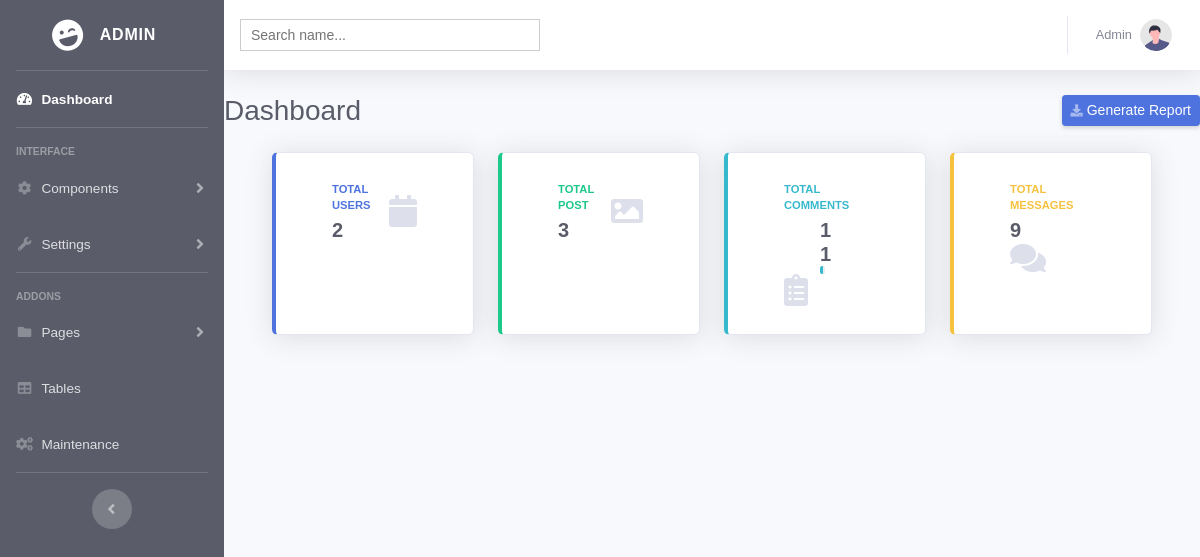
The page /admin/contact.php on the database as committed earlier.
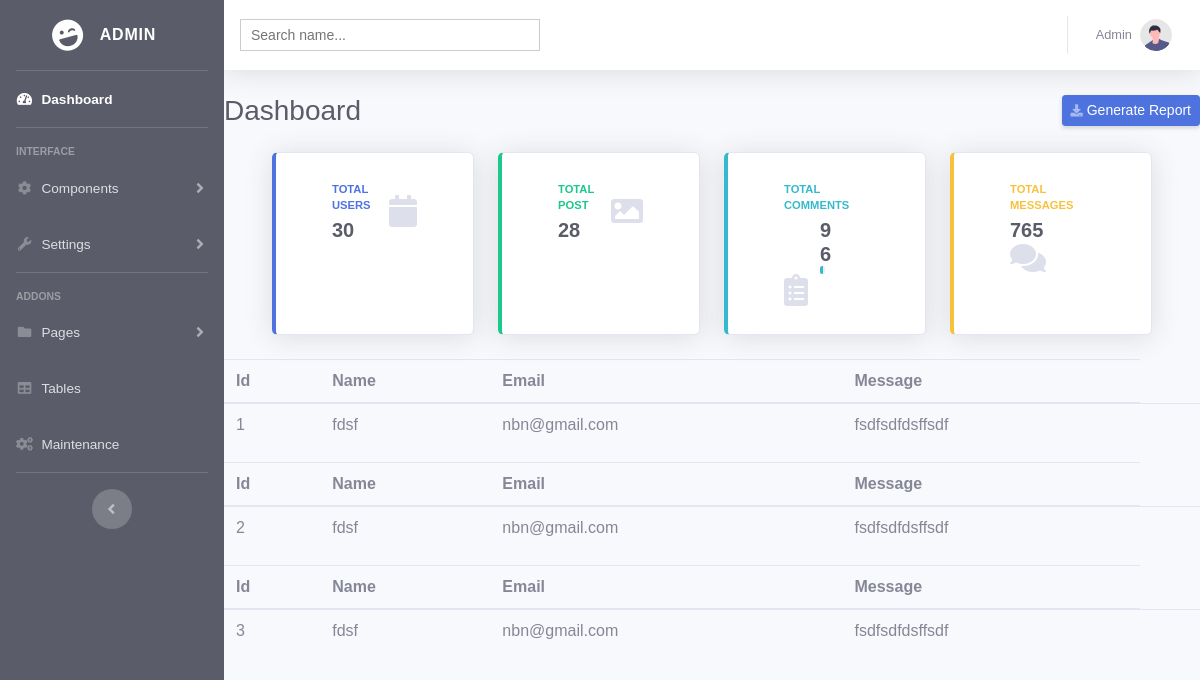
The same page on the database as committed later.
### tables this page shows
CREATE TABLE `contact` (
  `id` int(10) NOT NULL,
  `name` varchar(50) NOT NULL,
  `email` varchar(50) NOT NULL,
  `message` varchar(100) NOT NULL
);

### admin/include/contact.php (the view, shortened to what this page needs)
<?php
include_once 'model/db.php';
$sql = "SELECT id,name, email,message FROM contact";
$result = $connect->query($sql);
if ($result->num_rows > 0) {
  while($row = $result->fetch_assoc()) {
?>
<!DOCTYPE html>
<html lang="en">
<head>
</head>
<body>
<table class="table">
  <thead>
    <tr>
      <th scope="col"> Id </th>
      <th scope="col">Name</th>
      <th scope="col">Email</th>
      <th scope="col">Message</th>
    </tr>
  </thead>
  <tbody>
    <tr>
      <td> <?php echo "".$row['id']."" ?> </td>
      <td><?php echo  "".$row['name']."" ?></td>
      <td><?php echo "".$row['email']."" ?></td>
      <td><?php echo "".$row['message']."" ?></td>
      <td>  </td>
    </tr>
  </tbody>
</table>
  </body>
  </html>
<?php
  }
}
?>

### admin/header.php (shortened to what this page needs)
<head>
    <link href="resources/vendor/fontawesome-free/css/all.min.css" rel="stylesheet" type="text/css">
    <link href="resources/css/sb-admin-2.min.css" rel="stylesheet">
</head>

### admin/contact.php (shortened to what this page needs)
<?php
include 'model/db.php'
?>
<?php
include 'header.php';
?>
<!DOCTYPE html>
<html lang="en">
<body id="page-top">
    <div id="wrapper">
       <?php include 'include/sidebar.php' ?>
        <div id="content-wrapper" class="d-flex flex-column">
            <div id="content">
                <?php include 'include/nav.php' ?>
                <?php include 'include/analytics.php' ?>
                <?php include 'include/contact.php' ?>
            </div>
        </div>
    </div>
</body>
</html>

### admin/include/sidebar.php (shortened to what this page needs)
<?php include 'header.php'  ?>
<ul class="navbar-nav bg-dark sidebar sidebar-dark accordion" id="accordionSidebar">
    <a class="sidebar-brand d-flex align-items-center justify-content-center" href="index.php">
        <div class="sidebar-brand-icon rotate-n-15">
            <i class="fas fa-laugh-wink"></i>
        </div>
        <div class="sidebar-brand-text mx-3">Admin</div>
    </a>
    <hr class="sidebar-divider my-0" />
    <li class="nav-item active">
        <a class="nav-link" href="">
            <i class="fas fa-fw fa-tachometer-alt"></i>
            <span>Dashboard</span></a>
    </li>
    <hr class="sidebar-divider" />
    <div class="sidebar-heading">Interface</div>
    <li class="nav-item">
        <a class="nav-link collapsed" href="#" data-toggle="collapse" data-target="#collapseTwo" aria-expanded="true"
            aria-controls="collapseTwo">
            <i class="fas fa-fw fa-cog"></i>
            <span>Components</span>
        </a>
    </li>
    <li class="nav-item">
        <a class="nav-link collapsed" href="#" data-toggle="collapse" data-target="#collapseUtilities"
            aria-expanded="true" aria-controls="collapseUtilities">
            <i class="fas fa-fw fa-wrench"></i>
            <span>Settings</span>
        </a>
    </li>
    <hr class="sidebar-divider" />
    <div class="sidebar-heading">Addons</div>
    <li class="nav-item">
        <a class="nav-link collapsed" href="#" data-toggle="collapse" data-target="#collapsePages" aria-expanded="true"
            aria-controls="collapsePages">
            <i class="fas fa-fw fa-folder"></i>
            <span>Pages</span>
        </a>
    </li>
    <li class="nav-item">
        <a class="nav-link" href="tables.html">
            <i class="fas fa-fw fa-table"></i>
            <span>Tables</span></a>
    </li>
    <li class="nav-item">
        <a class="nav-link" href="maintenance.php">
            <i class="fa fa-cogs"></i>
            <span>Maintenance</span></a>
    </li>
    <hr class="sidebar-divider d-none d-md-block" />
    <div class="text-center d-none d-md-inline">
        <button class="rounded-circle border-0" id="sidebarToggle"></button>
    </div>
</ul>

### admin/include/nav.php (shortened to what this page needs)
<?php include 'header.php' ?>
<nav
  class="navbar navbar-expand navbar-light bg-white topbar mb-4 static-top shadow"
>
  <?php include 'pages/search.php'; ?>
  <ul class="navbar-nav ml-auto">
    <li class="nav-item dropdown no-arrow">
      <a
        class="nav-link dropdown-toggle"
        href="#"
        id="userDropdown"
        role="button"
        data-toggle="dropdown"
        aria-haspopup="true"
        aria-expanded="false"
      >
        <span class="mr-2 d-none d-lg-inline text-gray-600 small"
          >Admin</span
        >
        <img class="img-profile rounded-circle" src="../resources/img/undraw_profile.svg" />
      </a>
    </li>
  </ul>
</nav>

### admin/pages/search.php (shortened to what this page needs)
<!DOCTYPE html>
<html lang="en">
<head>
</head>
<body>
    <div class="search-box">
        <input type="text" autocomplete="off" placeholder="Search name..." />
    </div>
</body>
</html>

### admin/include/analytics.php
<div class="d-sm-flex align-items-center justify-content-between mb-4">
        <h1 class="h3 mb-0 text-gray-800">Dashboard</h1>
        <a href="#" class="d-none d-sm-inline-block btn btn-sm btn-primary shadow-sm"><i
                class="fas fa-download fa-sm text-white-50"></i> Generate Report</a>
    </div>
<div class="row">
<div class="col-xl-3 col-md-6 mb-4">
    <div class="card border-left-primary shadow h-100 py-2">
        <div class="card-body">
            <div class="row no-gutters align-items-center">
                <div class="col mr-2">
                    <div class="text-xs font-weight-bold text-primary text-uppercase mb-1">
                        Total Users</div>
                    <div class="h5 mb-0 font-weight-bold text-gray-800">
                        <?php
                                      $sql = "SELECT * from users";
                                      if ($result = mysqli_query($connect, $sql)) {
                                      $rowcount = mysqli_num_rows( $result );
                                      printf( $rowcount);
                                  }
                                        ?>
                    </div>
                </div>
                <div class="col-auto">
                    <i class="fas fa-calendar fa-2x text-gray-300"></i>
                </div>
            </div>
        </div>
    </div>
</div>
<div class="col-xl-3 col-md-6 mb-4">
    <div class="card border-left-success shadow h-100 py-2">
        <div class="card-body">
            <div class="row no-gutters align-items-center">
                <div class="col mr-2">
                    <div class="text-xs font-weight-bold text-success text-uppercase mb-1">
                        Total Post</div>
                    <div class="h5 mb-0 font-weight-bold text-gray-800">
                        <?php
                                    $sql = "SELECT * from images ";
                                    if ($result = mysqli_query($connect, $sql)) {
                                    $rowcount = mysqli_num_rows( $result );
                                    printf( $rowcount);
                                }
                                    ?>
                    </div>
                </div>
                <div class="col-auto">
                    <i class="fas fa-image fa-2x  text-gray-300"></i>
                </div>
            </div>
        </div>
    </div>
</div>
<div class="col-xl-3 col-md-6 mb-4">
    <div class="card border-left-info shadow h-100 py-2">
        <div class="card-body">
            <div class="row no-gutters align-items-center">
                <div class="col mr-2">
                    <div class="text-xs font-weight-bold text-info text-uppercase mb-1">Total Comments
                    </div>
                    <div class="row no-gutters align-items-center">
                        <div class="col-auto">
                            <div class="h5 mb-0 mr-3 font-weight-bold text-gray-800">
                                <?php
                                                $sql="SELECT * From  comment";
                                                $result =mysqli_query($connect,$sql);
                                                if ($rowcount=mysqli_num_rows($result)){
                                                printf( $rowcount);
                                                }
                                                ?>
                            </div>
                        </div>
                        <div class="col">
                            <div class="progress progress-sm mr-2">
                                <div class="progress-bar bg-info" role="progressbar" style="width: 50%"
                                    aria-valuenow="50" aria-valuemin="0" aria-valuemax="100"></div>
                            </div>
                        </div>
                    </div>
                </div>
                <div class="col-auto">
                    <i class="fas fa-clipboard-list fa-2x text-gray-300"></i>
                </div>
            </div>
        </div>
    </div>
</div>
<div class="col-xl-3 col-md-6 mb-4">
    <div class="card border-left-warning shadow h-100 py-2">
        <div class="card-body">
            <div class="row no-gutters align-items-center">
                <div class="col mr-2">
                    <div class="text-xs font-weight-bold text-warning text-uppercase mb-1">
                        Total Messages</div>
                    <div class="h5 mb-0 font-weight-bold text-gray-800">
                        <?php
                                        $sql = "SELECT * FROM chats";
                                        if ($result = mysqli_query($connect,$sql)){
                                            $rowcount = mysqli_num_rows($result);
                                            echo $rowcount;
                                        }
                                        ?>
                    </div>
                </div>
                <div class="col-auto">
                    <i class="fas fa-comments fa-2x text-gray-300"></i>
                </div>
            </div>
        </div>
    </div>
</div>
</div>

### admin/pages/search.php (style rules this page uses)
body { font-family: Arail, sans-serif; }
.search-box { width: 300px; position: relative; display: inline-block; font-size: 14px; }
.search-box input[type="text"] { height: 32px; padding: 5px 10px; border: 1px solid #CCCCCC; font-size: 14px; }
.search-box input[type="text"], .result { width: 100%; box-sizing: border-box; }

### admin/contact.php (style rules this page uses)
.row { margin-right: 2.25rem; margin-left: 2.25rem; }

Rows that differ between the two databases and show on the page:
added contact: id "1", name "fdsf", email "nbn@gmail.com", message "fsdfsdfdsffsdf"
added contact: id "2", name "fdsf", email "nbn@gmail.com", message "fsdfsdfdsffsdf"
added contact: id "3", name "fdsf", email "nbn@gmail.com", message "fsdfsdfdsffsdf"
Other text that changed with them:
$rowcount: "9" → "765"
text no longer shown: "2 3 11"
text now shown: "30 28 96"
